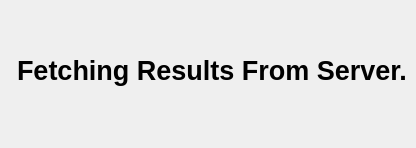
<?xml version="1.0" encoding="UTF-8"?>
<ui version="4.0">
 <class>Form</class>
 <widget class="QWidget" name="Form">
  <property name="geometry">
   <rect>
    <x>0</x>
    <y>0</y>
    <width>416</width>
    <height>148</height>
   </rect>
  </property>
  <property name="windowTitle">
   <string>Form</string>
  </property>
  <widget class="QLabel" name="label">
   <property name="geometry">
    <rect>
     <x>17</x>
     <y>50</y>
     <width>391</width>
     <height>41</height>
    </rect>
   </property>
   <property name="font">
    <font>
     <pointsize>20</pointsize>
     <weight>75</weight>
     <bold>true</bold>
    </font>
   </property>
   <property name="text">
    <string>Fetching Results From Server...</string>
   </property>
  </widget>
 </widget>
 <resources/>
 <connections/>
</ui>
